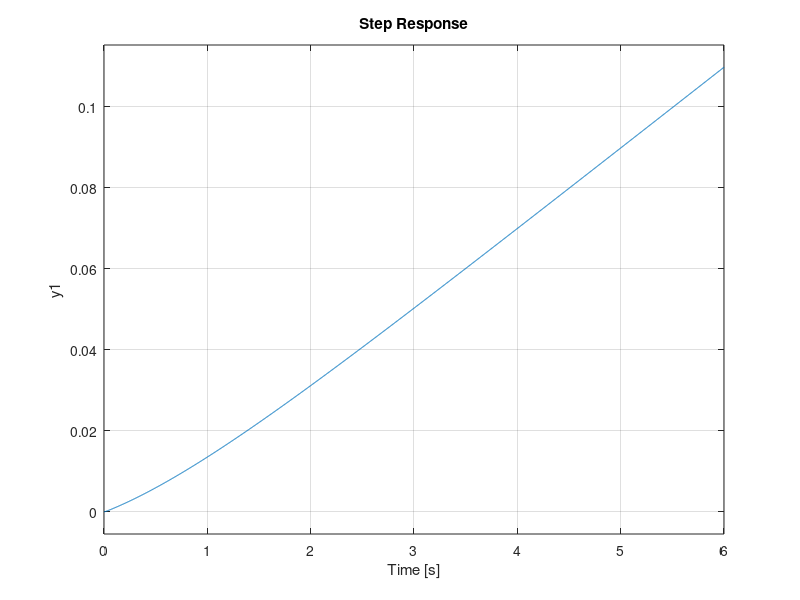

Source code (MATLAB): (Note: this script raises an error after producing the figure.)
H1=tf(10,[8,1]);
Hd1=c2d(H1,0.8);

subplot(321), step(H1), hold on, step(Hd1)

H2=tf(5,conv([1,4],[1,16]));
Hd2=c2d(H2,min(1/40,1/160));

subplot(322), step(H2), hold on, step(Hd2)

H3=tf([1 5],[1, 8, 64]);
Hd3=c2d(H3,1/40);

subplot(323), step(H3), hold on, step(Hd3)

H4=tf([1 2],[conv([1,1],[1,100]), 0]);
Hd4=c2d(H4,min(1/10, 1/10e3));

subplot(324), step(H4), hold on, step(Hd4)

P=5;
H5=tf(200,conv([1,5],[1,P]) );
Hd5=c2d(H5,min(1/50, 1/(P*10)));

subplot(325), step(H5), hold on, step(Hd5)

H6=tf([1 7],[1 9], 'IOdelay', 0.5);
Hd6=c2d(H6, 0.5/0.025) %Te=0.9 si trebe cat mai aproape de 0.5 intreg

subplot(326), step(H6), hold on, step(Hd6)
